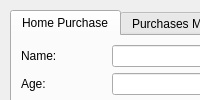
<?xml version="1.0" encoding="UTF-8"?>
<ui version="4.0">
 <class>MainWindow</class>
 <widget class="QMainWindow" name="MainWindow">
  <property name="windowTitle">
   <string>Home Purchase Application</string>
  </property>
  <widget class="QWidget" name="centralwidget">
   <widget class="QTabWidget" name="tabWidget">
    <property name="geometry">
     <rect>
      <x>10</x>
      <y>10</y>
      <width>600</width>
      <height>480</height>
     </rect>
    </property>
    <widget class="QWidget" name="tab">
     <attribute name="title">
      <string>Home Purchase</string>
     </attribute>
     <layout class="QVBoxLayout" name="verticalLayout">
      <item>
       <layout class="QFormLayout" name="formLayout">
        <item row="0" column="0">
         <widget class="QLabel" name="nameLabel">
          <property name="text">
           <string>Name:</string>
          </property>
         </widget>
        </item>
        <item row="0" column="1">
         <widget class="QLineEdit" name="nameInput"/>
        </item>
        <item row="1" column="0">
         <widget class="QLabel" name="ageLabel">
          <property name="text">
           <string>Age:</string>
          </property>
         </widget>
        </item>
        <item row="1" column="1">
         <widget class="QLineEdit" name="ageInput"/>
        </item>
        <item row="2" column="0">
         <widget class="QLabel" name="houseTypeLabel">
          <property name="text">
           <string>House Type:</string>
          </property>
         </widget>
        </item>
        <item row="2" column="1">
         <widget class="QComboBox" name="houseTypeCombo">
          <item><property name="text"><string>Apartment</string></property></item>
          <item><property name="text"><string>Townhouse</string></property></item>
          <item><property name="text"><string>Single-Family Home</string></property></item>
          <item><property name="text"><string>Luxury Villa</string></property></item>
         </widget>
        </item>
        <item row="3" column="0" colspan="2">
         <widget class="QGroupBox" name="modelGroupBox">
          <property name="title">
           <string>Model Type</string>
          </property>
          <layout class="QVBoxLayout" name="modelLayout">
           <item><widget class="QRadioButton" name="standardRadio"><property name="text"><string>Standard</string></property></widget></item>
           <item><widget class="QRadioButton" name="smartRadio"><property name="text"><string>Smart</string></property></widget></item>
           <item><widget class="QRadioButton" name="luxuryRadio"><property name="text"><string>Luxury</string></property></widget></item>
          </layout>
         </widget>
        </item>
        <item row="4" column="0">
         <widget class="QLabel" name="downPaymentLabel">
          <property name="text">
           <string>Down Payment:</string>
          </property>
         </widget>
        </item>
        <item row="4" column="1">
         <widget class="QLineEdit" name="downPaymentInput"/>
        </item>
        <item row="5" column="0" colspan="2">
         <widget class="QLabel" name="paymentsLabel">
          <property name="text">
           <string>Monthly Payments:</string>
          </property>
         </widget>
        </item>
        <item row="6" column="0" colspan="2">
         <widget class="QListWidget" name="paymentsList"/>
        </item>
       </layout>
      </item>
      <item>
       <layout class="QHBoxLayout" name="buttonLayout">
        <item><widget class="QPushButton" name="purchaseButton"><property name="text"><string>Purchase</string></property></widget></item>
        <item><widget class="QPushButton" name="showPaymentsButton"><property name="text"><string>Show Payments</string></property></widget></item>
        <item><widget class="QPushButton" name="clearButton"><property name="text"><string>Clear</string></property></widget></item>
        <item><widget class="QPushButton" name="exitButton"><property name="text"><string>Exit</string></property></widget></item>
       </layout>
      </item>
     </layout>
    </widget>
    <widget class="QWidget" name="tab_2">
     <attribute name="title">
      <string>Purchases Made</string>
     </attribute>
     <layout class="QVBoxLayout" name="verticalLayout_2">
      <item><widget class="QListWidget" name="purchasesList"/></item>
     </layout>
    </widget>
   </widget>
  </widget>
 </widget>
 <resources/>
 <connections/>
</ui>
